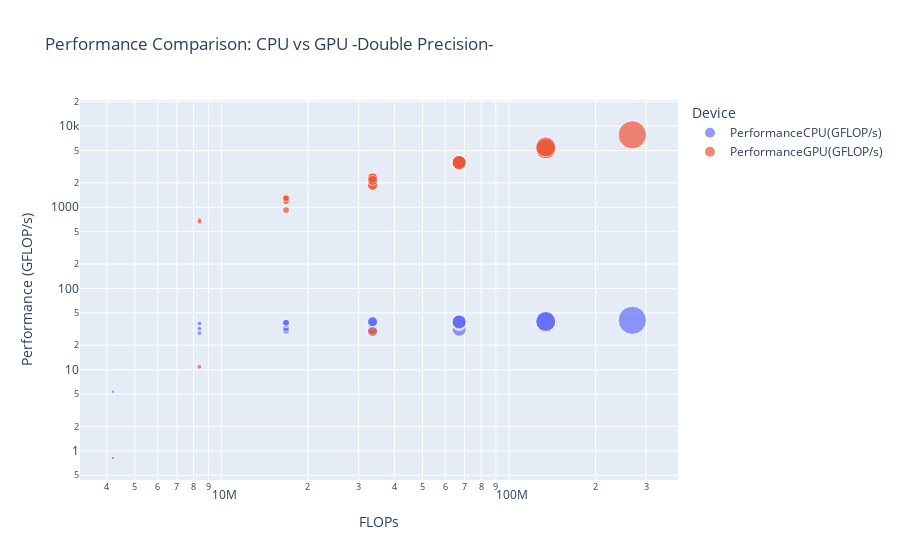

The notebook cell this image was saved under:
### Code cell
# File path
file_path = "gemmtask1GPUvsCPUDOPUBLEPRECISION.csv"

# Load CSV data
df_gpu_cpu = pd.read_csv(file_path)

# Calculate MNK for better visualization
df_gpu_cpu['MNK'] = df_gpu_cpu['M'] * df_gpu_cpu['N'] * df_gpu_cpu['K']

# Create a scatter plot for FLOPs vs Performance for both CPU and GPU
fig = px.scatter(
    df_gpu_cpu.melt(
        id_vars=["FLOPs", "MNK"], 
        value_vars=["PerformanceCPU(GFLOP/s)", "PerformanceGPU(GFLOP/s)"], 
        var_name="Device", 
        value_name="Performance (GFLOP/s)"
    ),
    x="FLOPs",
    y="Performance (GFLOP/s)",
    size="MNK",
    color="Device",
    hover_data={"MNK": True, "FLOPs": True},
    title="Performance Comparison: CPU vs GPU -Double Precision- ",
    labels={"FLOPs": "FLOPs", "Performance (GFLOP/s)": "Performance (GFLOP/s)"},
    log_x=True,  # Logarithmic scale for FLOPs
    log_y=True,  # Logarithmic scale for performance
)

# Show the plot
fig.show()

### Figure 1 — Plotly figure (JSON) as saved in the notebook; plotly's stock layout.template omitted (floating-point values rounded to 4 significant figures)
{"data": [{"customdata": [[2097152], [4194304], [8388608], [4194304], [8388608], [16777216], [8388608], [16777216], [33554432], [4194304], [8388608], [16777216], [8388608], [16777216], [33554432], [16777216], [33554432], [67108864], [8388608], [16777216], [33554432], [16777216], [33554432], [67108864], [33554432], [67108864], [134217728]], "hovertemplate": "Device=PerformanceCPU(GFLOP/s)<br>FLOPs=%{x}<br>Performance (GFLOP/s)=%{y}<br>MNK=%{customdata[0]}<extra></extra>", "legendgroup": "PerformanceCPU(GFLOP/s)", "marker": {"color": "#636efa", "size": [2097152, 4194304, 8388608, 4194304, 8388608, 16777216, 8388608, 16777216, 33554432, 4194304, 8388608, 16777216, 8388608, 16777216, 33554432, 16777216, 33554432, 67108864, 8388608, 16777216, 33554432, 16777216, 33554432, 67108864, 33554432, 67108864, 134217728], "sizemode": "area", "sizeref": 335500.0, "symbol": "circle"}, "mode": "markers", "name": "PerformanceCPU(GFLOP/s)", "orientation": "v", "showlegend": true, "type": "scatter", "x": [4194300, 8388610, 16777200, 8388610, 16777200, 33554400, 16777200, 33554400, 67108900, 8388610, 16777200, 33554400, 16777200, 33554400, 67108900, 33554400, 67108900, 134218000, 16777200, 33554400, 67108900, 33554400, 67108900, 134218000, 67108900, 134218000, 268435000], "xaxis": "x", "y": [5.35, 28.3, 31.4, 32.07, 30.19, 30.99, 32.5, 30.97, 31.49, 36.94, 36.16, 35.69, 38.15, 37.49, 37.11, 38.96, 37.84, 37.86, 37.8, 38.04, 38.12, 39.14, 39.22, 39.32, 38.56, 39.23, 40.53], "yaxis": "y"}, {"customdata": [[2097152], [4194304], [8388608], [4194304], [8388608], [16777216], [8388608], [16777216], [33554432], [4194304], [8388608], [16777216], [8388608], [16777216], [33554432], [16777216], [33554432], [67108864], [8388608], [16777216], [33554432], [16777216], [33554432], [67108864], [33554432], [67108864], [134217728]], "hovertemplate": "Device=PerformanceGPU(GFLOP/s)<br>FLOPs=%{x}<br>Performance (GFLOP/s)=%{y}<br>MNK=%{customdata[0]}<extra></extra>", "legendgroup": "PerformanceGPU(GFLOP/s)", "marker": {"color": "#EF553B", "size": [2097152, 4194304, 8388608, 4194304, 8388608, 16777216, 8388608, 16777216, 33554432, 4194304, 8388608, 16777216, 8388608, 16777216, 33554432, 16777216, 33554432, 67108864, 8388608, 16777216, 33554432, 16777216, 33554432, 67108864, 33554432, 67108864, 134217728], "sizemode": "area", "sizeref": 335500.0, "symbol": "circle"}, "mode": "markers", "name": "PerformanceGPU(GFLOP/s)", "orientation": "v", "showlegend": true, "type": "scatter", "x": [4194300, 8388610, 16777200, 8388610, 16777200, 33554400, 16777200, 33554400, 67108900, 8388610, 16777200, 33554400, 16777200, 33554400, 67108900, 33554400, 67108900, 134218000, 16777200, 33554400, 67108900, 33554400, 67108900, 134218000, 67108900, 134218000, 268435000], "xaxis": "x", "y": [0.8168, 10.83, 922.4, 701.9, 1176.0, 1862.0, 1303.0, 2300.0, 3589.0, 668.1, 1192.0, 1857.0, 1325.0, 2297.0, 3661.0, 29.45, 3510.0, 5215.0, 1283.0, 2305.0, 3592.0, 2142.0, 3544.0, 5244.0, 3553.0, 5548.0, 7803.0], "yaxis": "y"}], "layout": {"legend": {"itemsizing": "constant", "title": {"text": "Device"}, "tracegroupgap": 0}, "title": {"text": "Performance Comparison: CPU vs GPU -Double Precision- "}, "xaxis": {"anchor": "y", "domain": [0, 1], "title": {"text": "FLOPs"}, "type": "log"}, "yaxis": {"anchor": "x", "domain": [0, 1], "title": {"text": "Performance (GFLOP/s)"}, "type": "log"}}}
